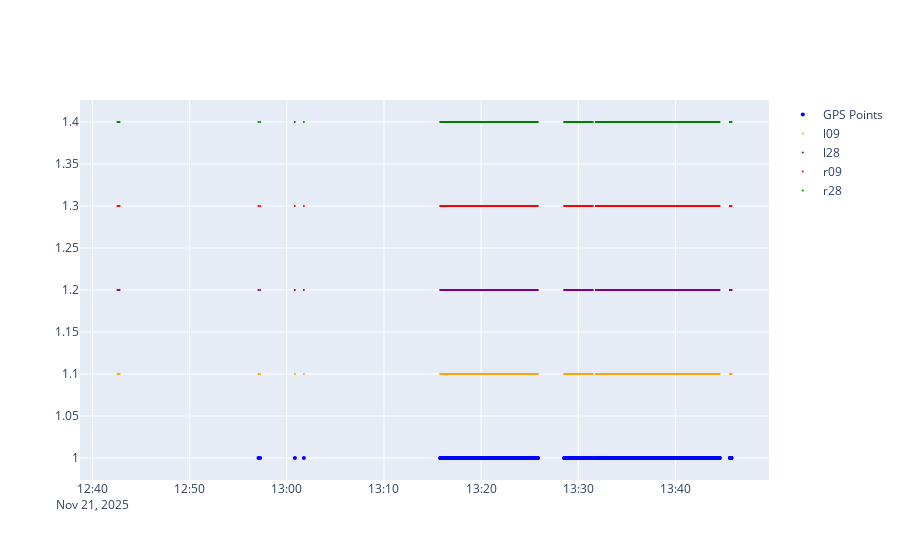

Here is the notebook cell this chart was saved with:
### Code cell
# OK, looks like we can just align using the first point after 2025-11-21 13:10 NZDT:
camera_offsets = {}
cutoff = NZDT.localize(datetime(2025, 11, 21, 13, 10))
for cam, images in cameras.items():
    gps_timestamps = sorted([gps.time.timestamp() for gps in gps_points if gps.time >= cutoff])
    image_timestamps = sorted([img.timestamp.timestamp() for img in images if img.timestamp >= cutoff])
    offset = gps_timestamps[0] - image_timestamps[0]
    print(f"Camera {cam} offset: {offset} seconds")
    camera_offsets[cam] = offset

plot_aligned_data(gps_points, cameras, camera_offsets)

### Figure 1 — Plotly figure (JSON) as saved in the notebook; plotly's stock layout.template omitted (floating-point values rounded to 4 significant figures; data arrays with more than 128 entries replaced by an {"elided": "..."} marker saying what was removed)
{"data": [{"marker": {"color": "blue", "size": 4}, "mode": "markers", "name": "GPS Points", "type": "scatter", "x": {"elided": "1562 str values"}, "y": {"elided": "1562 int values"}}, {"marker": {"color": "orange", "size": 2}, "mode": "markers", "name": "l09", "type": "scatter", "x": {"elided": "787 str values"}, "y": {"elided": "787 float values"}}, {"marker": {"color": "purple", "size": 2}, "mode": "markers", "name": "l28", "type": "scatter", "x": {"elided": "787 str values"}, "y": {"elided": "787 float values"}}, {"marker": {"color": "red", "size": 2}, "mode": "markers", "name": "r09", "type": "scatter", "x": {"elided": "787 str values"}, "y": {"elided": "787 float values"}}, {"marker": {"color": "green", "size": 2}, "mode": "markers", "name": "r28", "type": "scatter", "x": {"elided": "787 str values"}, "y": {"elided": "787 float values"}}], "layout": {}}
